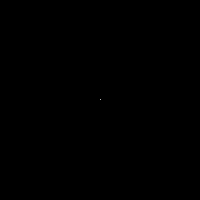
Frame 1 (no input)
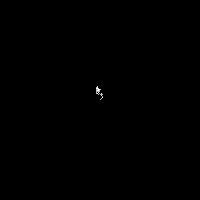
Frame 60 (the mouse pressed at the canvas centre just before this capture)
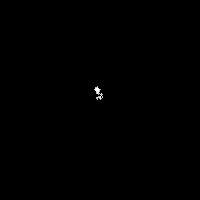
Frame 120 (the mouse held since frame 60 and released just before this capture)

The Processing sketch that drew these frames (run headless with seeded random() and noise(); from frame 60 on, the mouse is pressed at the canvas centre):

// Processing sketch: RandomWalkTraditional
// ── RandomWalkTraditional.pde
// Daniel Shiffman
// The Nature of Code
// http://www.shiffman.net/

Walker w;

void setup() {
  size(200,200);
  // Create a walker object
  w = new Walker();
  background(0);
}

void draw() {
  // Run the walker object
  w.walk();
  w.render();
}



// ── Walker.pde
// Daniel Shiffman
// The Nature of Code
// http://www.shiffman.net/

// A random walker object!

class Walker {
  int x,y;

  Walker() {
    x = width/2;
    y = height/2;
  }

  void render() {
    stroke(255);
    point(x,y);
  }

  // Randomly move up, down, left, right, or stay in one place
  void walk() {
    int vx = int(random(3))-1;
    int vy = int(random(3))-1;
    x += vx;
    y += vy;
    x = constrain(x,0,width-1);
    y = constrain(y,0,height-1);
  }
}
